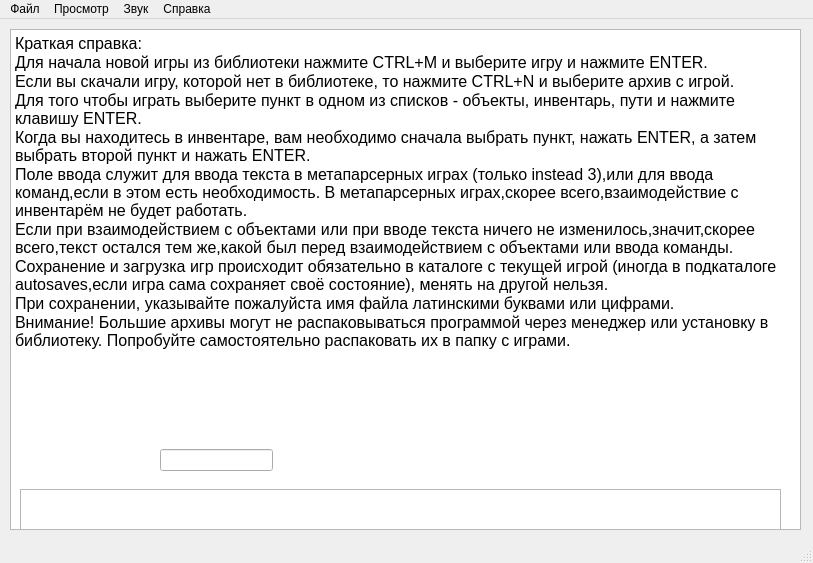
<?xml version="1.0" encoding="UTF-8"?>
<ui version="4.0">
 <class>MainWindow</class>
 <widget class="QMainWindow" name="MainWindow">
  <property name="geometry">
   <rect>
    <x>0</x>
    <y>0</y>
    <width>813</width>
    <height>563</height>
   </rect>
  </property>
  <property name="windowTitle">
   <string>MainWindow</string>
  </property>
  <widget class="QWidget" name="centralwidget">
   <widget class="QTextEdit" name="textEdit">
    <property name="geometry">
     <rect>
      <x>10</x>
      <y>10</y>
      <width>791</width>
      <height>501</height>
     </rect>
    </property>
    <property name="html">
     <string>&lt;!DOCTYPE HTML PUBLIC &quot;-//W3C//DTD HTML 4.0//EN&quot; &quot;http://www.w3.org/TR/REC-html40/strict.dtd&quot;&gt;
&lt;html&gt;&lt;head&gt;&lt;meta name=&quot;qrichtext&quot; content=&quot;1&quot; /&gt;&lt;meta charset=&quot;utf-8&quot; /&gt;&lt;style type=&quot;text/css&quot;&gt;
p, li { white-space: pre-wrap; }
hr { height: 1px; border-width: 0; }
li.unchecked::marker { content: &quot;\2610&quot;; }
li.checked::marker { content: &quot;\2612&quot;; }
&lt;/style&gt;&lt;/head&gt;&lt;body style=&quot; font-family:'Segoe UI'; font-size:9pt; font-weight:400; font-style:normal;&quot;&gt;
&lt;p style=&quot; margin-top:0px; margin-bottom:0px; margin-left:0px; margin-right:0px; -qt-block-indent:0; text-indent:0px;&quot;&gt;&lt;span style=&quot; font-size:12pt;&quot;&gt;Краткая справка:&lt;/span&gt;&lt;/p&gt;
&lt;p style=&quot; margin-top:0px; margin-bottom:0px; margin-left:0px; margin-right:0px; -qt-block-indent:0; text-indent:0px;&quot;&gt;&lt;span style=&quot; font-size:12pt;&quot;&gt;Для начала новой игры из библиотеки нажмите CTRL+M и выберите игру и нажмите ENTER.&lt;/span&gt;&lt;/p&gt;
&lt;p style=&quot; margin-top:0px; margin-bottom:0px; margin-left:0px; margin-right:0px; -qt-block-indent:0; text-indent:0px;&quot;&gt;&lt;span style=&quot; font-size:12pt;&quot;&gt;Если вы скачали игру, которой нет в библиотеке, то нажмите CTRL+N и выберите архив с игрой.&lt;/span&gt;&lt;/p&gt;
&lt;p style=&quot; margin-top:0px; margin-bottom:0px; margin-left:0px; margin-right:0px; -qt-block-indent:0; text-indent:0px;&quot;&gt;&lt;span style=&quot; font-size:12pt;&quot;&gt;Для того чтобы играть выберите пункт в одном из списков - объекты, инвентарь, пути и нажмите клавишу ENTER.&lt;/span&gt;&lt;/p&gt;
&lt;p style=&quot; margin-top:0px; margin-bottom:0px; margin-left:0px; margin-right:0px; -qt-block-indent:0; text-indent:0px;&quot;&gt;&lt;span style=&quot; font-size:12pt;&quot;&gt;Когда вы находитесь в инвентаре, вам необходимо сначала выбрать пункт, нажать ENTER, а затем выбрать второй пункт и нажать ENTER.&lt;/span&gt;&lt;/p&gt;
&lt;p style=&quot; margin-top:0px; margin-bottom:0px; margin-left:0px; margin-right:0px; -qt-block-indent:0; text-indent:0px;&quot;&gt;&lt;span style=&quot; font-size:12pt;&quot;&gt;Поле ввода служит для ввода текста в метапарсерных играх (только instead 3),или для ввода команд,если в этом есть необходимость. В метапарсерных играх,скорее всего,взаимодействие с инвентарём не будет работать.&lt;/span&gt;&lt;/p&gt;
&lt;p style=&quot; margin-top:0px; margin-bottom:0px; margin-left:0px; margin-right:0px; -qt-block-indent:0; text-indent:0px;&quot;&gt;&lt;span style=&quot; font-size:12pt;&quot;&gt;Если при взаимодействием с объектами или при вводе текста ничего не изменилось,значит,скорее всего,текст остался тем же,какой был перед взаимодействием с объектами или ввода команды.&lt;/span&gt;&lt;/p&gt;
&lt;p style=&quot; margin-top:0px; margin-bottom:0px; margin-left:0px; margin-right:0px; -qt-block-indent:0; text-indent:0px;&quot;&gt;&lt;span style=&quot; font-size:12pt;&quot;&gt;Сохранение и загрузка игр происходит обязательно в каталоге с текущей игрой (иногда в подкаталоге autosaves,если игра сама сохраняет своё состояние), менять на другой нельзя.&lt;/span&gt;&lt;/p&gt;
&lt;p style=&quot; margin-top:0px; margin-bottom:0px; margin-left:0px; margin-right:0px; -qt-block-indent:0; text-indent:0px;&quot;&gt;&lt;span style=&quot; font-size:12pt;&quot;&gt;При сохранении, указывайте пожалуйста имя файла латинскими буквами или цифрами.&lt;/span&gt;&lt;/p&gt;
&lt;p style=&quot; margin-top:0px; margin-bottom:0px; margin-left:0px; margin-right:0px; -qt-block-indent:0; text-indent:0px;&quot;&gt;&lt;span style=&quot; font-size:12pt;&quot;&gt;Внимание! Большие архивы могут не распаковываться программой через менеджер или установку в библиотеку. Попробуйте самостоятельно распаковать их в папку с играми.&lt;/span&gt;&lt;/p&gt;
&lt;p style=&quot;-qt-paragraph-type:empty; margin-top:0px; margin-bottom:0px; margin-left:0px; margin-right:0px; -qt-block-indent:0; text-indent:0px; font-size:12pt;&quot;&gt;&lt;br /&gt;&lt;/p&gt;&lt;/body&gt;&lt;/html&gt;</string>
    </property>
   </widget>
   <widget class="QTextEdit" name="textEdit_2">
    <property name="geometry">
     <rect>
      <x>20</x>
      <y>470</y>
      <width>761</width>
      <height>41</height>
     </rect>
    </property>
   </widget>
   <widget class="QLineEdit" name="lineEdit">
    <property name="geometry">
     <rect>
      <x>160</x>
      <y>430</y>
      <width>113</width>
      <height>22</height>
     </rect>
    </property>
   </widget>
  </widget>
  <widget class="QMenuBar" name="menubar">
   <property name="geometry">
    <rect>
     <x>0</x>
     <y>0</y>
     <width>813</width>
     <height>22</height>
    </rect>
   </property>
   <widget class="QMenu" name="menu">
    <property name="title">
     <string>Файл</string>
    </property>
    <addaction name="managergame"/>
    <addaction name="addgame"/>
    <addaction name="opensave"/>
    <addaction name="opensavedontrebut"/>
    <addaction name="savegame"/>
    <addaction name="newgame"/>
    <addaction name="separator"/>
    <addaction name="resetsetting"/>
    <addaction name="exit"/>
   </widget>
   <widget class="QMenu" name="menu_2">
    <property name="title">
     <string>Просмотр</string>
    </property>
    <addaction name="setting"/>
    <addaction name="search"/>
    <addaction name="findnext"/>
    <addaction name="scenetext"/>
    <addaction name="passlistobj"/>
    <addaction name="passlistinvent"/>
    <addaction name="passlistroad"/>
    <addaction name="onlog"/>
    <addaction name="debugmode"/>
   </widget>
   <widget class="QMenu" name="menu_3">
    <property name="title">
     <string>Звук</string>
    </property>
    <addaction name="musicplus"/>
    <addaction name="musicminus"/>
    <addaction name="musicon"/>
    <addaction name="soundplus"/>
    <addaction name="soundminus"/>
    <addaction name="soundon"/>
    <addaction name="alertplus"/>
    <addaction name="alertminus"/>
    <addaction name="alerton"/>
   </widget>
   <widget class="QMenu" name="menu_4">
    <property name="title">
     <string>Справка</string>
    </property>
    <addaction name="methodoutput"/>
   </widget>
   <addaction name="menu"/>
   <addaction name="menu_2"/>
   <addaction name="menu_3"/>
   <addaction name="menu_4"/>
  </widget>
  <widget class="QStatusBar" name="statusbar"/>
  <action name="managergame">
   <property name="text">
    <string>Менеджер игр</string>
   </property>
  </action>
  <action name="addgame">
   <property name="text">
    <string>Добавить игру в библиотеку</string>
   </property>
  </action>
  <action name="opensave">
   <property name="text">
    <string>Открыть сохранение</string>
   </property>
  </action>
  <action name="opensavedontrebut">
   <property name="text">
    <string>Открыть сохранение без перезагрузки библиотеки</string>
   </property>
  </action>
  <action name="savegame">
   <property name="text">
    <string>Сохранить игру</string>
   </property>
  </action>
  <action name="newgame">
   <property name="text">
    <string>Начать игру заново</string>
   </property>
  </action>
  <action name="resetsetting">
   <property name="text">
    <string>Сбросить все настройки</string>
   </property>
  </action>
  <action name="exit">
   <property name="text">
    <string>Выход</string>
   </property>
  </action>
  <action name="setting">
   <property name="text">
    <string>Настройки</string>
   </property>
  </action>
  <action name="search">
   <property name="text">
    <string>Поиск</string>
   </property>
  </action>
  <action name="findnext">
   <property name="text">
    <string>Найти далее</string>
   </property>
  </action>
  <action name="scenetext">
   <property name="text">
    <string>Текст сцены</string>
   </property>
  </action>
  <action name="passlistobj">
   <property name="text">
    <string>Перейти к списку объектов</string>
   </property>
  </action>
  <action name="passlistinvent">
   <property name="text">
    <string>Перейти к списку инвентаря</string>
   </property>
  </action>
  <action name="passlistroad">
   <property name="text">
    <string>Перейти к списку путей</string>
   </property>
  </action>
  <action name="onlog">
   <property name="text">
    <string>Режим отладки</string>
   </property>
  </action>
  <action name="musicplus">
   <property name="text">
    <string>Музыку громче</string>
   </property>
  </action>
  <action name="musicminus">
   <property name="text">
    <string>Музыка тише</string>
   </property>
  </action>
  <action name="musicon">
   <property name="checkable">
    <bool>true</bool>
   </property>
   <property name="text">
    <string>Музыка включена</string>
   </property>
  </action>
  <action name="soundplus">
   <property name="text">
    <string>Звуки громче</string>
   </property>
  </action>
  <action name="soundminus">
   <property name="text">
    <string>Звуки тише</string>
   </property>
  </action>
  <action name="soundon">
   <property name="checkable">
    <bool>true</bool>
   </property>
   <property name="text">
    <string>Звуки включены</string>
   </property>
  </action>
  <action name="alertplus">
   <property name="text">
    <string>Уведомления громче</string>
   </property>
  </action>
  <action name="alertminus">
   <property name="text">
    <string>Уведомления тише</string>
   </property>
  </action>
  <action name="alerton">
   <property name="checkable">
    <bool>true</bool>
   </property>
   <property name="text">
    <string>Уведомления включены</string>
   </property>
  </action>
  <action name="methodoutput">
   <property name="text">
    <string>Узнать текущий способ вывода</string>
   </property>
  </action>
  <action name="debugmode">
   <property name="text">
    <string>Включить логирование</string>
   </property>
  </action>
 </widget>
 <resources/>
 <connections/>
</ui>
